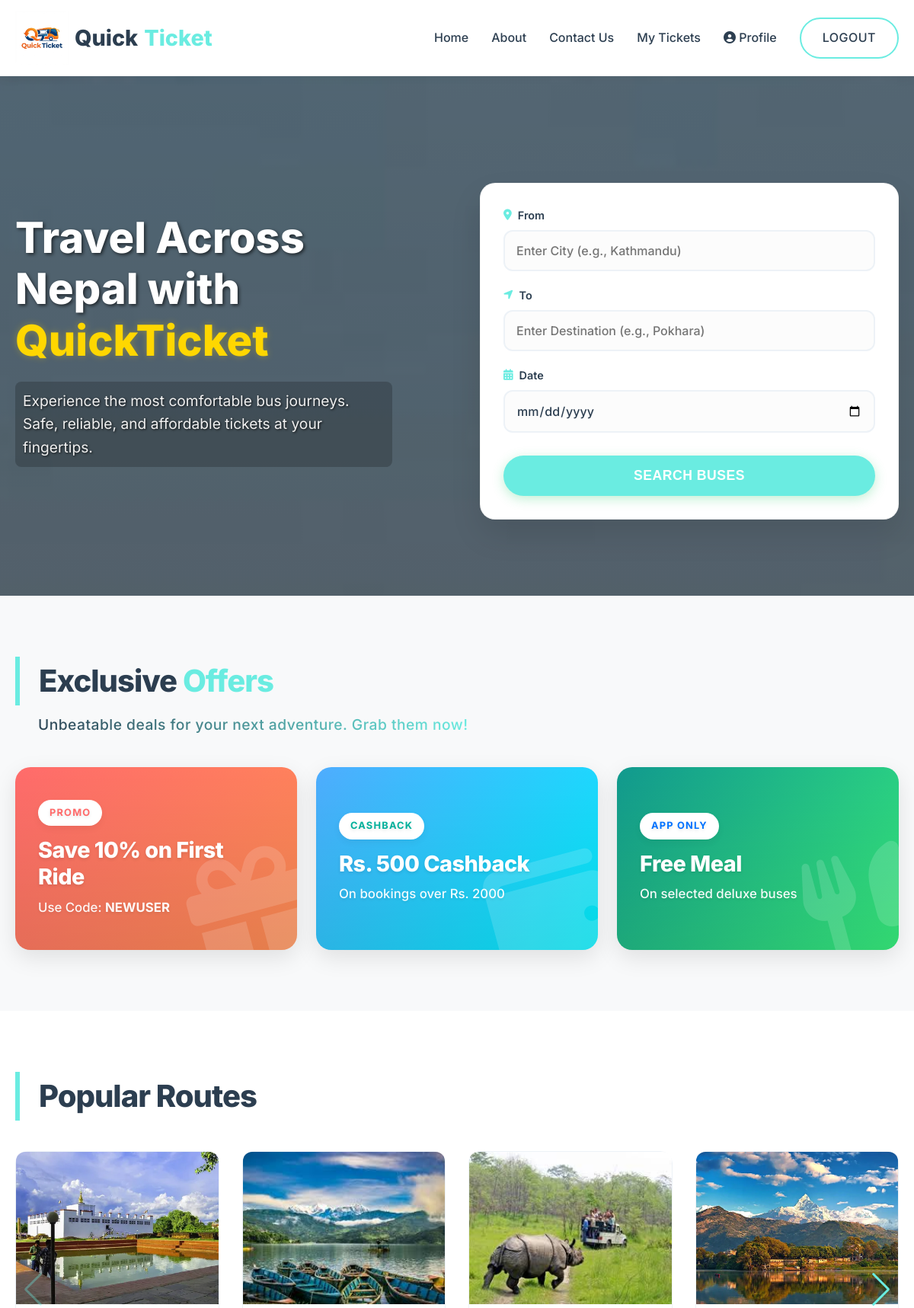
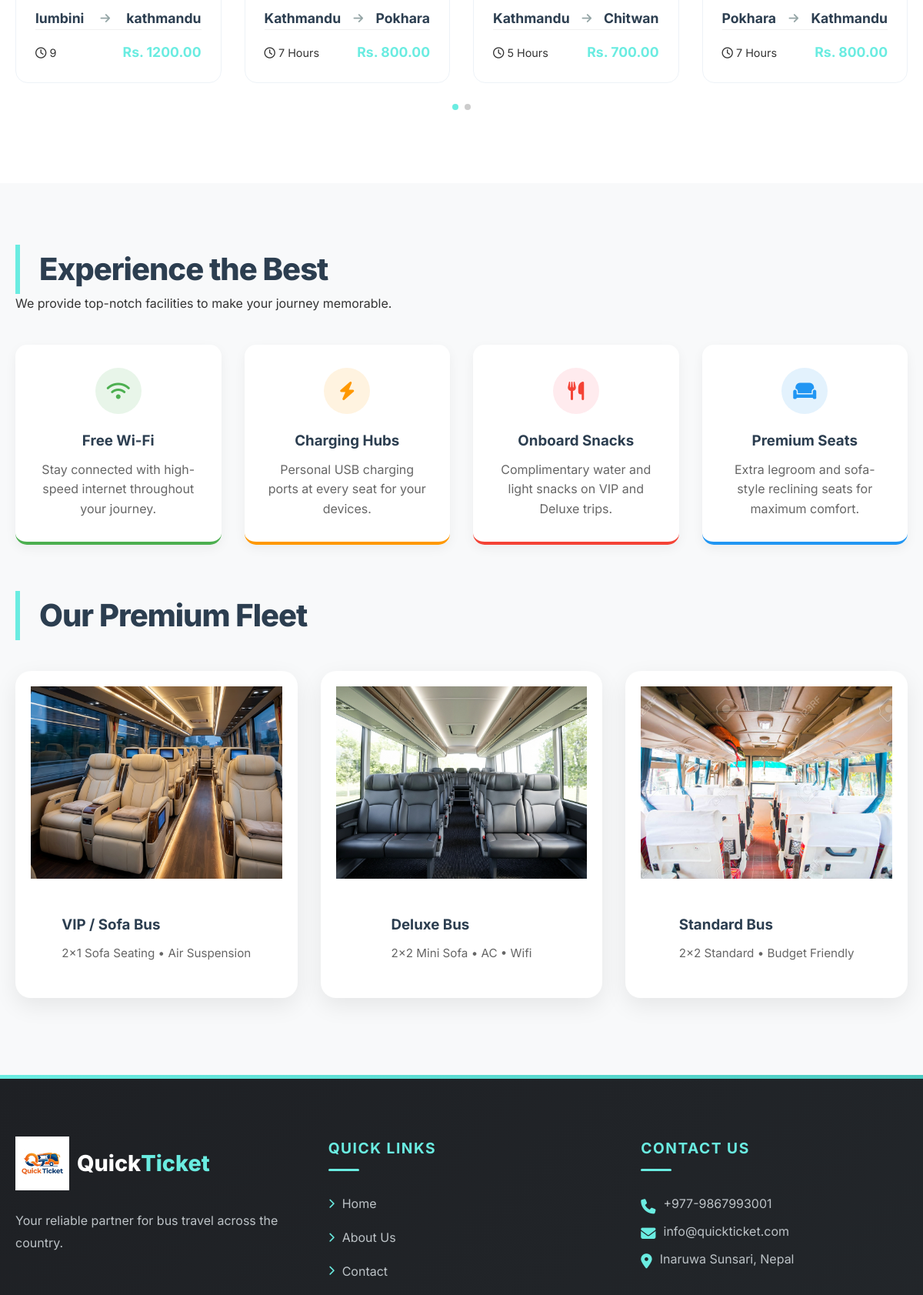
The page / (signed in, upper part) on the database its author committed (2 pictures, top to bottom).
### tables this page shows
CREATE TABLE `offers` (
  `id` int(6) unsigned NOT NULL AUTO_INCREMENT,
  `title` varchar(100) NOT NULL,
  `description` varchar(255) NOT NULL,
  `promo_tag` varchar(50) NOT NULL,
  `promo_color` varchar(20) NOT NULL,
  `icon` varchar(50) NOT NULL,
  `created_at` timestamp NOT NULL DEFAULT current_timestamp(),
  PRIMARY KEY (`id`)
);

CREATE TABLE `popular_routes` (
  `id` int(6) unsigned NOT NULL AUTO_INCREMENT,
  `source` varchar(100) NOT NULL,
  `destination` varchar(100) NOT NULL,
  `duration` varchar(50) NOT NULL,
  `price` decimal(10,2) NOT NULL,
  `image_path` varchar(255) NOT NULL,
  `created_at` timestamp NOT NULL DEFAULT current_timestamp(),
  PRIMARY KEY (`id`)
);

CREATE TABLE `fleet` (
  `id` int(6) unsigned NOT NULL AUTO_INCREMENT,
  `title` varchar(100) NOT NULL,
  `description` varchar(255) NOT NULL,
  `image_path` varchar(255) NOT NULL,
  `created_at` timestamp NOT NULL DEFAULT current_timestamp(),
  PRIMARY KEY (`id`)
);

### index.php (the view, shortened to what this page needs)
<?php
include 'includes/header.php';
?>
<div class="hero">
    <div class="container mobile-stack">
        <div class="hero-content">
            <h1>Travel Across Nepal with <span class="highlight">QuickTicket</span></h1>
            <p>Experience the most comfortable bus journeys. Safe, reliable, and affordable tickets at your fingertips.</p>
        </div>
        <div class="hero-form">
            <form action="search.php" method="GET" class="search-form">
                <div class="form-group">
                    <label for="from"><i class="fas fa-map-marker-alt"></i> From</label>
                    <input type="text" id="from" name="from" placeholder="Enter City (e.g., Kathmandu)" required>
                </div>
                <div class="form-group">
                    <label for="to"><i class="fas fa-location-arrow"></i> To</label>
                    <input type="text" id="to" name="to" placeholder="Enter Destination (e.g., Pokhara)" required>
                </div>
                <div class="form-group">
                    <label for="date"><i class="fas fa-calendar-alt"></i> Date</label>
                    <input type="date" id="date" name="date" required>
                </div>
                <button type="submit" class="btn btn-primary search-btn">Search Buses</button>
            </form>
        </div>
    </div>
</div>
<div class="section-padding" style="background-color: var(--light-bg);">
    <div class="container">
        <div class="section-title">
            <h2>Exclusive <span class="highlight">Offers</span></h2>
            <p class="section-slogan">Unbeatable deals for your next adventure. Grab them now!</p>
        </div>
        <div class="offers-grid">
            <?php
            $sql = "SELECT * FROM offers ORDER BY created_at DESC LIMIT 3";
            $result = $conn->query($sql);
            $i = 0;
            if ($result->num_rows > 0) {
                while($row = $result->fetch_assoc()) {
                    $i++;
                    $promo_class = "promo-" . (($i - 1) % 3 + 1);
            ?>
            <div class="promo-card <?php echo $promo_class; ?>">
                <div class="promo-content">
                    <span class="promo-tag" style="color: <?php echo $row['promo_color']; ?>; background: white;"><?php echo $row['promo_tag']; ?></span>
                    <h3><?php echo $row['title']; ?></h3>
                    <p><?php echo $row['description']; ?></p>
                </div>
                <i class="<?php echo $row['icon']; ?> promo-icon"></i>
            </div>
            <?php
                }
            } else {
                echo "<p>No offers content available at the moment.</p>";
            }
            ?>
        </div>
    </div>
</div>
<div class="section-padding bg-white">
    <div class="container">
        <div class="section-title">
            <h2>Popular Routes</h2>
        </div>
        <div class="swiper mySwiper">
            <div class="swiper-wrapper">
                <?php
                $sql = "SELECT * FROM popular_routes ORDER BY created_at DESC LIMIT 10";
                $result = $conn->query($sql);
                if ($result->num_rows > 0) {
                    while($row = $result->fetch_assoc()) {
                        $image = $row['image_path'];
                ?>
                <div class="swiper-slide">
                    <a href="search.php?from=<?php echo urlencode($row['source']); ?>&to=<?php echo urlencode($row['destination']); ?>&date=<?php echo date('Y-m-d'); ?>" class="route-card" style="display: block; text-decoration: none; height: 100%;">
                        <div class="route-image" style="height: 200px; overflow: hidden; border-radius: 12px 12px 0 0; margin: -25px -25px 15px -25px; position: relative;">
                            <img src="<?php echo $image; ?>" alt="<?php echo $row['destination']; ?>" style="width: 100%; height: 100%; object-fit: cover; transition: transform 0.5s ease; display: block;">
                        </div>
                        <div class="route-header">
                            <span class="route-city"><?php echo $row['source']; ?></span>
                            <i class="fas fa-arrow-right route-arrow"></i>
                            <span class="route-city"><?php echo $row['destination']; ?></span>
                        </div>
                        <div class="route-details">
                            <span><i class="far fa-clock"></i> <?php echo $row['duration']; ?></span>
                            <span class="route-price">Rs. <?php echo $row['price']; ?></span>
                        </div>
                    </a>
                </div>
                <?php
                    }
                } else {
                     echo "<p class='text-center' style='width:100%;'>No popular routes added yet. Check Admin Panel.</p>";
                }
                ?>
            </div>
            <div class="swiper-pagination"></div>
            <div class="swiper-button-next"></div>
        </div>
    </div>
</div>
<link rel="stylesheet" href="https://cdn.jsdelivr.net/npm/swiper@11/swiper-bundle.min.css" />
<div class="section-padding" style="background: #f8f9fa;">
    <div class="container">
        <div class="section-title">
            <h2>Experience the Best</h2>
            <p>We provide top-notch facilities to make your journey memorable.</p>
        </div>
        <div style="display: grid; grid-template-columns: repeat(auto-fit, minmax(250px, 1fr)); gap: 30px; margin-bottom: 60px;">
            <div style="background: white; padding: 30px; border-radius: 15px; text-align: center; box-shadow: 0 5px 15px rgba(0,0,0,0.05); transition: 0.3s; border-bottom: 4px solid #4CAF50;">
                <div style="width: 60px; height: 60px; background: #e8f5e9; color: #4CAF50; border-radius: 50%; display: flex; align-items: center; justify-content: center; font-size: 1.5rem; margin: 0 auto 20px;">
                    <i class="fas fa-wifi"></i>
                </div>
                <h3 style="margin-bottom: 10px; color: var(--secondary-color);">Free Wi-Fi</h3>
                <p style="color: #666;">Stay connected with high-speed internet throughout your journey.</p>
            </div>
            <div style="background: white; padding: 30px; border-radius: 15px; text-align: center; box-shadow: 0 5px 15px rgba(0,0,0,0.05); transition: 0.3s; border-bottom: 4px solid #FF9800;">
                <div style="width: 60px; height: 60px; background: #fff3e0; color: #FF9800; border-radius: 50%; display: flex; align-items: center; justify-content: center; font-size: 1.5rem; margin: 0 auto 20px;">
                    <i class="fas fa-bolt"></i>
                </div>
                <h3 style="margin-bottom: 10px; color: var(--secondary-color);">Charging Hubs</h3>
                <p style="color: #666;">Personal USB charging ports at every seat for your devices.</p>
            </div>
            <div style="background: white; padding: 30px; border-radius: 15px; text-align: center; box-shadow: 0 5px 15px rgba(0,0,0,0.05); transition: 0.3s; border-bottom: 4px solid #F44336;">
                <div style="width: 60px; height: 60px; background: #ffebee; color: #F44336; border-radius: 50%; display: flex; align-items: center; justify-content: center; font-size: 1.5rem; margin: 0 auto 20px;">
                    <i class="fas fa-utensils"></i>
                </div>
                <h3 style="margin-bottom: 10px; color: var(--secondary-color);">Onboard Snacks</h3>
                <p style="color: #666;">Complimentary water and light snacks on VIP and Deluxe trips.</p>
            </div>
            <div style="background: white; padding: 30px; border-radius: 15px; text-align: center; box-shadow: 0 5px 15px rgba(0,0,0,0.05); transition: 0.3s; border-bottom: 4px solid #2196F3;">
                <div style="width: 60px; height: 60px; background: #e3f2fd; color: #2196F3; border-radius: 50%; display: flex; align-items: center; justify-content: center; font-size: 1.5rem; margin: 0 auto 20px;">
                    <i class="fas fa-couch"></i>
                </div>
                <h3 style="margin-bottom: 10px; color: var(--secondary-color);">Premium Seats</h3>
                <p style="color: #666;">Extra legroom and sofa-style reclining seats for maximum comfort.</p>
            </div>
        </div>
        <div class="section-title">
            <h2>Our Premium Fleet</h2>
        </div>
        <div style="display: grid; grid-template-columns: repeat(auto-fit, minmax(300px, 1fr)); gap: 30px;">
            <?php
            $fleet_sql = "SELECT * FROM fleet ORDER BY created_at ASC";
            $fleet_result = $conn->query($fleet_sql);
            if ($fleet_result->num_rows > 0) {
                while($item = $fleet_result->fetch_assoc()) {
                    $f_image = $item['image_path'];
            ?>
            <div class="bus-card" style="background: white; border-radius: 20px; overflow: hidden; box-shadow: 0 10px 30px rgba(0,0,0,0.08); display: flex; flex-direction: column;">
                <div style="height: 250px; width: 100%; overflow: hidden;">
                    <img src="<?php echo $f_image; ?>" alt="<?php echo $item['title']; ?>" style="width: 100%; height: 100%; object-fit: cover; display: block;">
                </div>
                <div style="padding: 25px;">
                    <h3 style="color: var(--secondary-color); margin-bottom: 10px;"><?php echo $item['title']; ?></h3>
                    <p style="color: #666; font-size: 0.95rem;"><?php echo $item['description']; ?></p>
                </div>
            </div>
            <?php
                }
            } else {
                echo "<p>No fleet information available.</p>";
            }
            ?>
        </div>
    </div>
</div>
<?php include 'includes/footer.php'; ?>

### includes/header.php (style rules this page uses)
.hero { background: linear-gradient(rgba(0, 0, 0, 0.5), rgba(0, 0, 0, 0.7)), url('assets/images/background.jpg') !important; background-size: cover !important; background-position: center center !important; background-repeat: no-repeat !important; background-attachment: fixed !important; }

### index.php (style rules this page uses)
.swiper { width: 100%; padding-bottom: 50px; }
.swiper-slide { background-position: center; background-size: cover; height: auto; }
.swiper-button-next, .swiper-button-prev { color: var(--primary-color, #4CAF50); }

### rows shown on the page
offers: promo_tag "PROMO", title "Save 10% on First Ride", description "Use Code: NEWUSER"
offers: promo_tag "CASHBACK", title "Rs. 500 Cashback", description "On bookings over Rs. 2000"
offers: promo_tag "APP ONLY", title "Free Meal", description "On selected deluxe buses"
popular_routes: image_path (picture), source "lumbini", destination "kathmandu", duration "9", price "1200.00"
popular_routes: image_path (picture), source "Kathmandu", destination "Pokhara", duration "7 Hours", price "800.00"
popular_routes: image_path (picture), source "Kathmandu", destination "Chitwan", duration "5 Hours", price "700.00"
popular_routes: image_path (picture), source "Pokhara", destination "Kathmandu", duration "7 Hours", price "800.00"
fleet: image_path (picture), title "VIP / Sofa Bus", description "2x1 Sofa Seating • Air Suspension"
fleet: image_path (picture), title "Deluxe Bus", description "2x2 Mini Sofa • AC • Wifi"
fleet: image_path (picture), title "Standard Bus", description "2x2 Standard • Budget Friendly"
